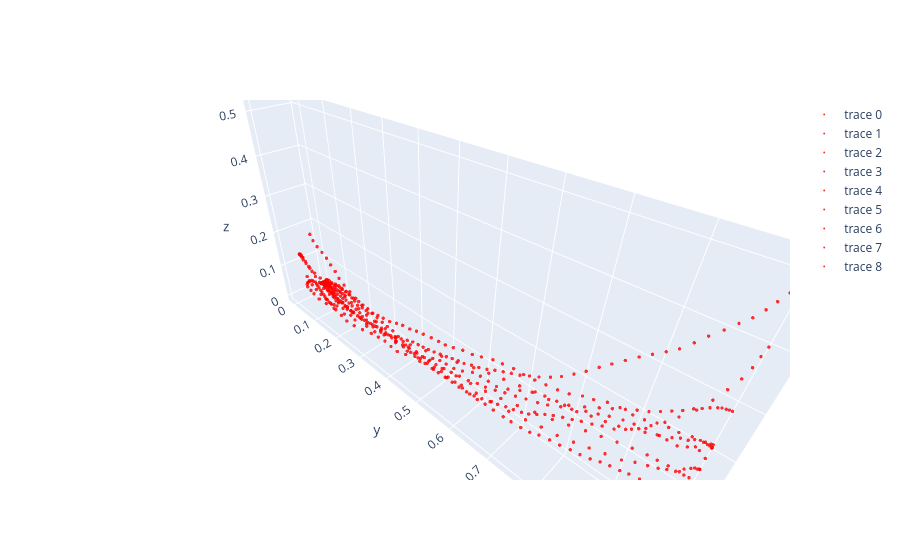

The notebook cell this image was saved under:
### Markdown cell above
### Overview #10
Plotting left controller's egocentric coordinates but normalized.

### Code cell
'''PanDown 0, RotRightZ 9, ZoomOut 11'''
gesture = "PanDown"
gesture_index = 0

fig_6 = go.Figure()

for file_num, file_path in enumerate(gesture_dict[gesture][0]):
    df = pd.read_csv(file_path)
    remove_strokes(df, gesture_index, file_num)
    filtered_df_L = get_cleaned_df(df, 1, 'l')
    filtered_df_R = get_cleaned_df(df, 1, 'r')

    if (len(filtered_df_L) != 0):
        data_sample = [] # original data of the chosen sample; 21 lists
        for col in selected_columns:
            data_sample.append(filtered_df_L[col].tolist())

        # 3.1
        #r_handed_data_sample = left_to_right_handed(data_sample=data_sample, selected_columns=selected_columns)
        # 3.2
        directional_data_sample = quaternion_to_direction(r_handed_data_sample=data_sample, selected_columns=selected_columns)
        # 3.3
        egocentric_data_sample = world_to_headspace(directional_data_sample=directional_data_sample, directional_data_names=directional_data_names)

        pts_from_3_3 = (list(zip(egocentric_data_sample[6], egocentric_data_sample[7], egocentric_data_sample[8])))
        directions_from_3_3 = (list(zip(egocentric_data_sample[9], egocentric_data_sample[10], egocentric_data_sample[11])))
        
        n = len(pts_from_3_3)
        avg_direction_from_3_3 = get_avg_direction(directions_from_3_3)
        
        # Normalize stroke while preserving aspect
        norm_stroke = normalize_stroke_preserving_aspect(pts_from_3_3)
        
        # Plot stroke and direction
        plot_markers(fig_6, norm_stroke, 'red')
  
fig_6.update_layout(
    scene=dict(
        xaxis=dict(dtick=0.1),  # Adjust range and tick spacing for x-axis
        yaxis=dict(dtick=0.1),  # Adjust range and tick spacing for y-axis
        zaxis=dict(dtick=0.1),  # Adjust range and tick spacing for z-axis (if needed),
        aspectmode='data'
    )
)
        


fig_6.show()
